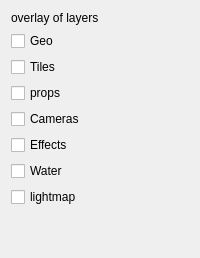
       <widget class="QWidget" name="VQuick">
        <attribute name="title">
         <string>Quick</string>
        </attribute>
        <layout class="QVBoxLayout" name="verticalLayout_8">
         <item>
          <widget class="QLabel" name="VQuickLabel">
           <property name="text">
            <string>overlay of layers</string>
           </property>
          </widget>
         </item>
         <item>
          <widget class="QCheckBox" name="VQuickGeo">
           <property name="text">
            <string>Geo</string>
           </property>
          </widget>
         </item>
         <item>
          <widget class="QCheckBox" name="VQuickTiles">
           <property name="text">
            <string>Tiles</string>
           </property>
          </widget>
         </item>
         <item>
          <widget class="QCheckBox" name="VQuickProps">
           <property name="text">
            <string>props</string>
           </property>
          </widget>
         </item>
         <item>
          <widget class="QCheckBox" name="VQuickCammeras">
           <property name="text">
            <string>Cameras</string>
           </property>
          </widget>
         </item>
         <item>
          <widget class="QCheckBox" name="VQuickEffects">
           <property name="text">
            <string>Effects</string>
           </property>
          </widget>
         </item>
         <item>
          <widget class="QCheckBox" name="VQuickWater">
           <property name="text">
            <string>Water</string>
           </property>
          </widget>
         </item>
         <item>
          <widget class="QCheckBox" name="VQuickLightmap">
           <property name="text">
            <string>lightmap</string>
           </property>
          </widget>
         </item>
         <item>
          <spacer name="verticalSpacer_11">
           <property name="orientation">
            <enum>Qt::Orientation::Vertical</enum>
           </property>
           <property name="sizeHint" stdset="0">
            <size>
             <width>20</width>
             <height>40</height>
            </size>
           </property>
          </spacer>
         </item>
        </layout>
       </widget>
